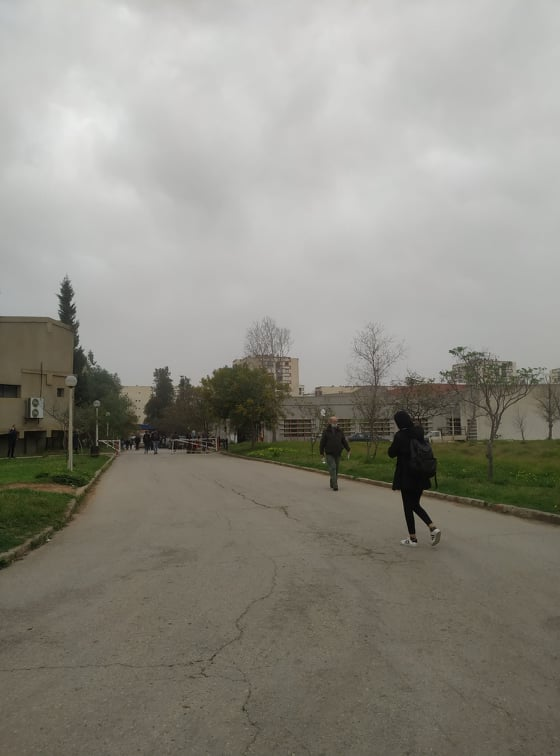
#> input picture image1.jpg, 560 x 756 px
$ python stitch_3img.py
#> lines starting #> are read from the running program, lines starting #| are printed output that depends on the picture
#reference: https://pylessons.com/OpenCV-image-stiching-continue

import cv2
import numpy as np
#original_image_right
img_r = cv2.imread('image1.jpg')
#> img_r is the input picture: shape (756, 560, 3); mean B, G, R 131.4, 140.3, 142.4
imgr = cv2.cvtColor(img_r,cv2.COLOR_BGR2GRAY)

#original_image_left
img_l = cv2.imread('image2.jpg')
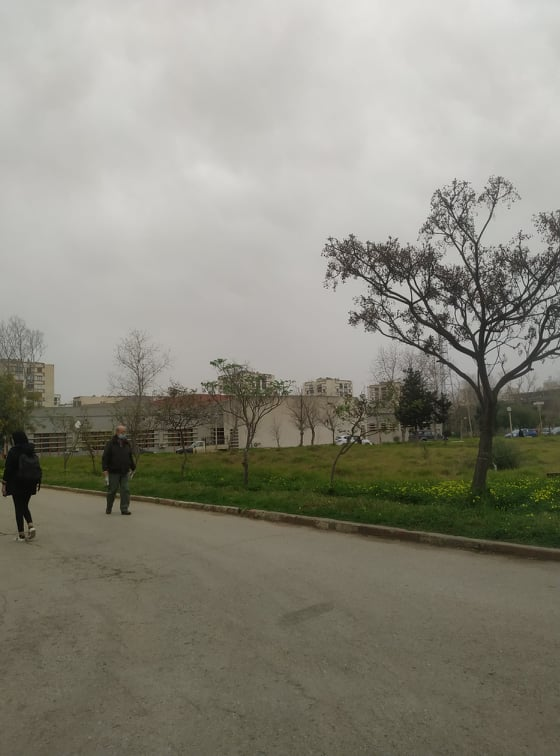
#> input picture image2.jpg, 560 x 756 px
#> img_l is the input picture: shape (756, 560, 3); mean B, G, R 124.9, 136.9, 138.6
imgl = cv2.cvtColor(img_l,cv2.COLOR_BGR2GRAY)


#reference: https://pylessons.com/OpenCV-image-stiching-continue


sift = cv2.SIFT_create()
# find key points
kpr, desr = sift.detectAndCompute(imgr,None)
#> kpr = 619 keypoints; strongest (x, y, size): (66, 293, 10.4), (237, 409, 68.3), (450, 351, 2.1), (67, 311, 11.1)
kpl, desl = sift.detectAndCompute(imgl,None)
#> kpl = 1175 keypoints; strongest (x, y, size): (487, 328, 2), (486, 333, 2.1), (477, 337, 3.2), (479, 308, 4)

cv2.imshow('original_image_left_keypoints',cv2.drawKeypoints(img_l,kpl,None))
cv2.waitKey(0)

cv2.imshow('original_image_right_keypoints',cv2.drawKeypoints(img_r,kpr,None))
cv2.waitKey(0)

match = cv2.BFMatcher()
matches = match.knnMatch(desr,desl,k=2)
#> matches = 619 matches

good = []
for m,n in matches:
    if m.distance < 0.6*n.distance:
        good.append(m)
#> after the loop, good = 63 matches

draw_params = dict(matchColor=(0,255,0),
                       singlePointColor=None,
                       flags=2)

img3 = cv2.drawMatches(img_r,kpr,img_l,kpl,good,None,**draw_params)
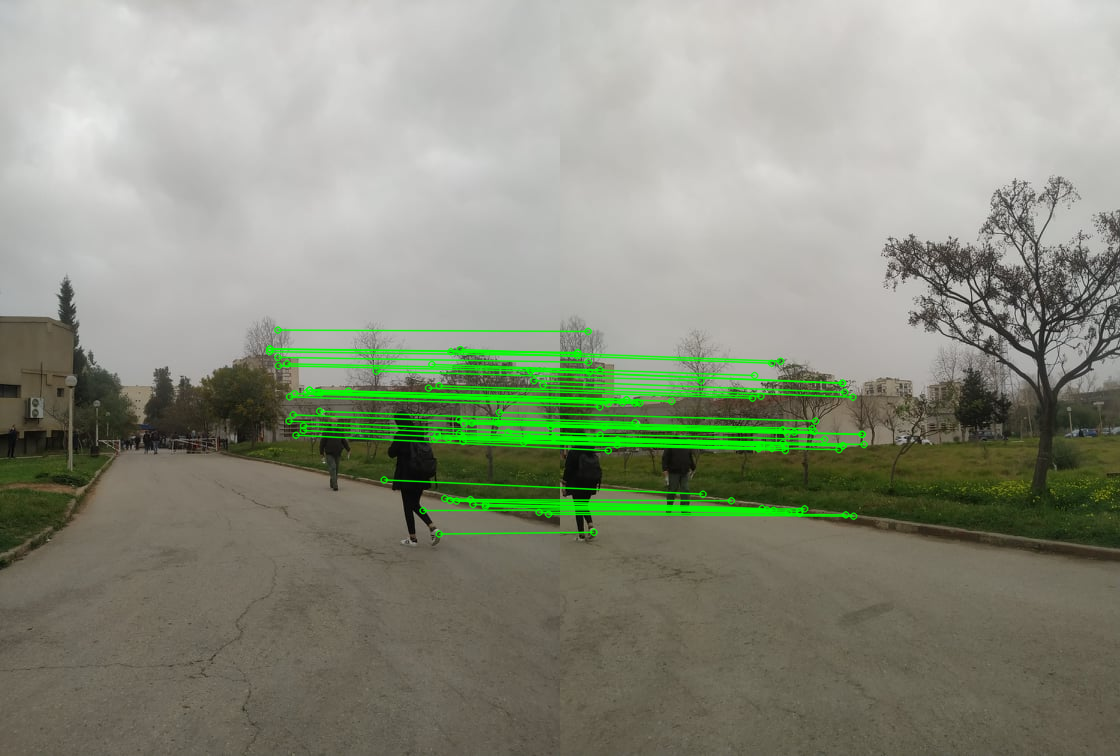
#> img3: shape (756, 1120, 3); mean B, G, R 126, 142.8, 137.9
cv2.imshow("Draw Matches Left Right.jpg", img3)
cv2.waitKey(0)

MIN_MATCH_COUNT = 10
if len(good) > MIN_MATCH_COUNT:
    src_pts = np.float32([ kpr[m.queryIdx].pt for m in good ]).reshape(-1,1,2)
#> src_pts = 63 rows, first 8: [269.1, 351.2], [269.5, 348.5], [269.5, 348.5], [277.4, 356.9], [277.5, 329.6], [278.1, 365.3], [286.5, 363.4], [288.6, 420.6]
    dst_pts = np.float32([ kpl[m.trainIdx].pt for m in good ]).reshape(-1,1,2)
#> dst_pts = 63 rows, first 8: [17.1, 355.3], [17.29, 352.2], [17.29, 352.2], [28.13, 361.8], [27.72, 330.9], [29.05, 371.6], [39.45, 369.7], [39.54, 434.6]

    M,mask = cv2.findHomography(src_pts, dst_pts, cv2.RANSAC, 5.0)
#> M = [[1.65, -0.0523, -402.2], [0.463, 1.48, -181.8], [0.00114, -2.7e-05, 1]]; mask = 63 values, max 1 at index 0, min 0 at index 24, mean 0.952

    h,w = imgr.shape
#> h = 756; w = 560
    pts = np.float32([ [0,0],[0,h-1],[w-1,h-1],[w-1,0] ]).reshape(-1,1,2)
#> pts = [[0, 0], [0, 755], [559, 755], [559, 0]]
    dst = cv2.perspectiveTransform(pts, M)
#> dst = [[-402.2, -181.8], [-450.9, 951.5], [297.1, 736.1], [317.5, 46.91]]
    imgr = cv2.polylines(imgr,[np.int32(dst)],True,255,3, cv2.LINE_AA)
#> imgr: shape (756, 560); min 0, max 255, mean 141.1
    cv2.imshow("right_image_overlapping.jpg", imgr)
    cv2.waitKey(0)
else:
    print("Not enought matches are found - %d/%d", (len(good)/MIN_MATCH_COUNT))

print(img_l.shape[1] + img_r.shape[1], img_l.shape[0])
#| 1120 756
dst = cv2.warpPerspective(img_r,M,(img_l.shape[1] + img_r.shape[1], img_l.shape[0]))
cv2.imshow("dst warpPerspective", dst)
cv2.waitKey(0)

dst[0:img_l.shape[0],0:img_l.shape[1]] = img_l
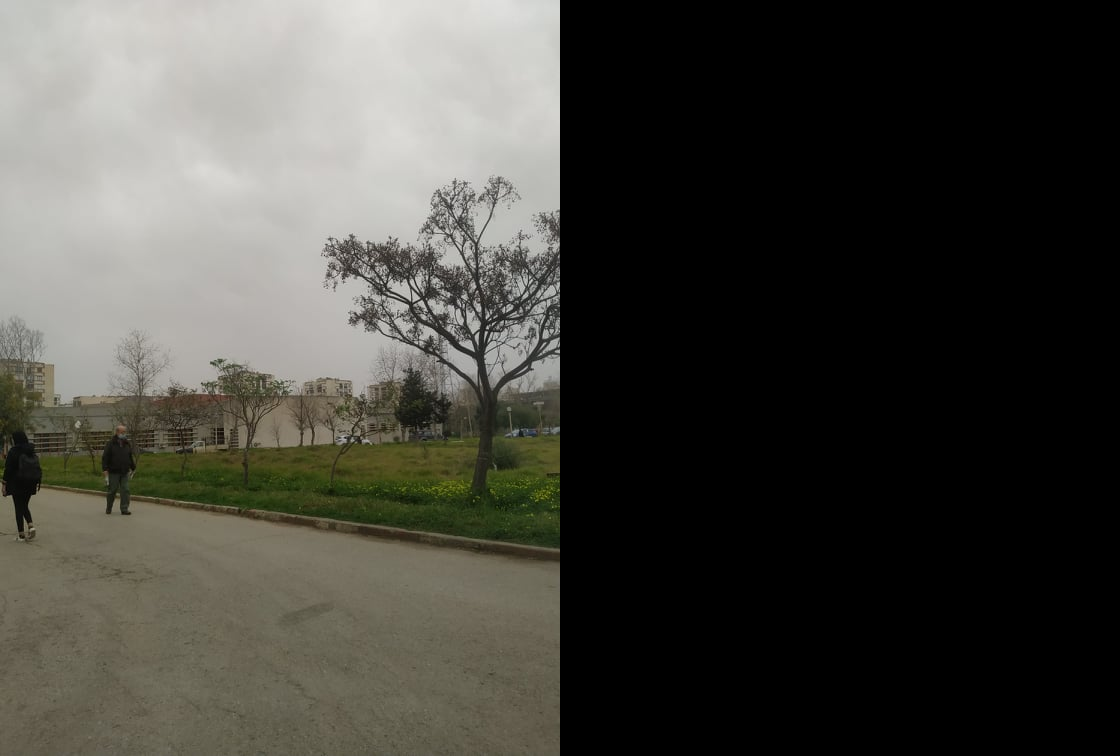
#> dst: shape (756, 1120, 3); mean B, G, R 62.5, 68.5, 69.3
cv2.imshow("add left image to the warped right.jpg", dst)
cv2.waitKey(0)

def trim(frame):
    #crop
    if not np.sum(frame[0]):
        return trim(frame[1:])
    #crop
    if not np.sum(frame[-1]):
        return trim(frame[0:-1])
    #crop
    if not np.sum(frame[:,0]):
        return trim(frame[:,1:])
    #crop
    if not np.sum(frame[:,-1]):
        return trim(frame[:,:-2])
    return frame
#https://www.w3schools.com/python/numpy/numpy_array_slicing.asp
arr = np.array([[1, 2, 3, 4, 5], [6, 7, 8, 9, 10]])
print(arr[:, -1])
print(arr[:, :-2])
print(arr[:,0])
print(arr[:,1:])
print(arr[-1])
print(arr[0:-1])
print(arr[0])
print(arr[1:])

cv2.imshow("original_image_stitched_crop.jpg", trim(dst))
cv2.waitKey(0)
cv2.imwrite("original_image_stitched_crop.jpg", trim(dst))
dst=trim(dst)

#-----------------------------------------Add the third image --------------------------------------------
#image_left_plus
print("Adding the third image ")
imglP = cv2.imread('image3.jpg')
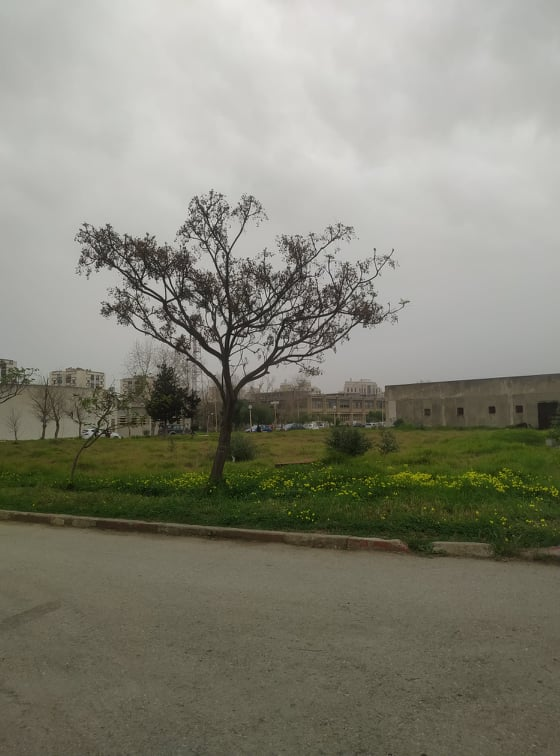
#> input picture image3.jpg, 560 x 756 px
#> imglP is the input picture: shape (756, 560, 3); mean B, G, R 118.6, 132.1, 132.5
img_lP = cv2.cvtColor(imglP,cv2.COLOR_BGR2GRAY)
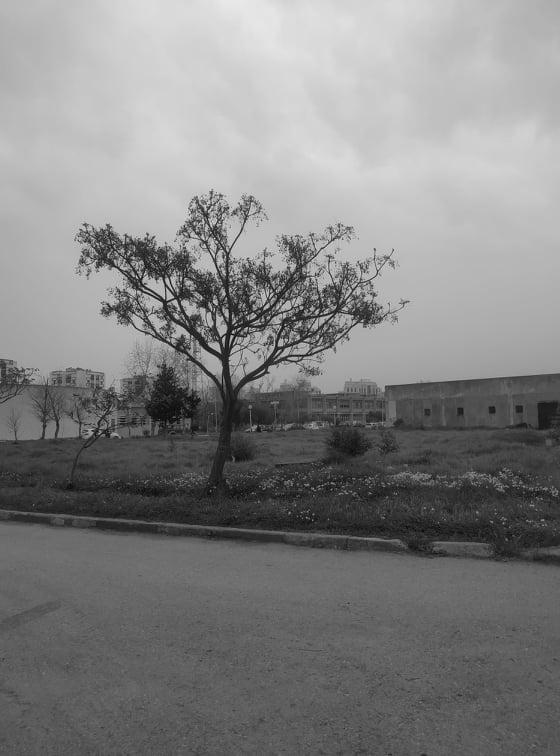
#> img_lP: shape (756, 560); min 5, max 232, mean 130.7

dst_l = cv2.cvtColor(dst, cv2.COLOR_BGR2GRAY)

goodP=[]

kplP, deslP = sift.detectAndCompute(img_lP,None)
#> kplP = 1198 keypoints; strongest (x, y, size): (233, 332, 1.8), (232, 337, 2.1), (223, 339, 2.5), (267, 306, 2.6)
kplD, deslD = sift.detectAndCompute(dst,None)
#> kplD has the same summary as kpl

cv2.imshow('original_image_right_plus_keypoints',cv2.drawKeypoints(imglP,kplP,None))
cv2.waitKey(0)

cv2.imshow('original_image_left_dst_keypoints',cv2.drawKeypoints(dst,kplD,None))
cv2.waitKey(0)


matchesP = match.knnMatch(deslP,deslD,k=2)
#> matchesP = 1198 matches

for mP,nP in matchesP:
    if mP.distance < 0.6*nP.distance:
        goodP.append(mP)
#> after the loop, goodP = 311 matches

img4 = cv2.drawMatches(dst,kplD,img_lP,kplP,goodP,None,**draw_params)
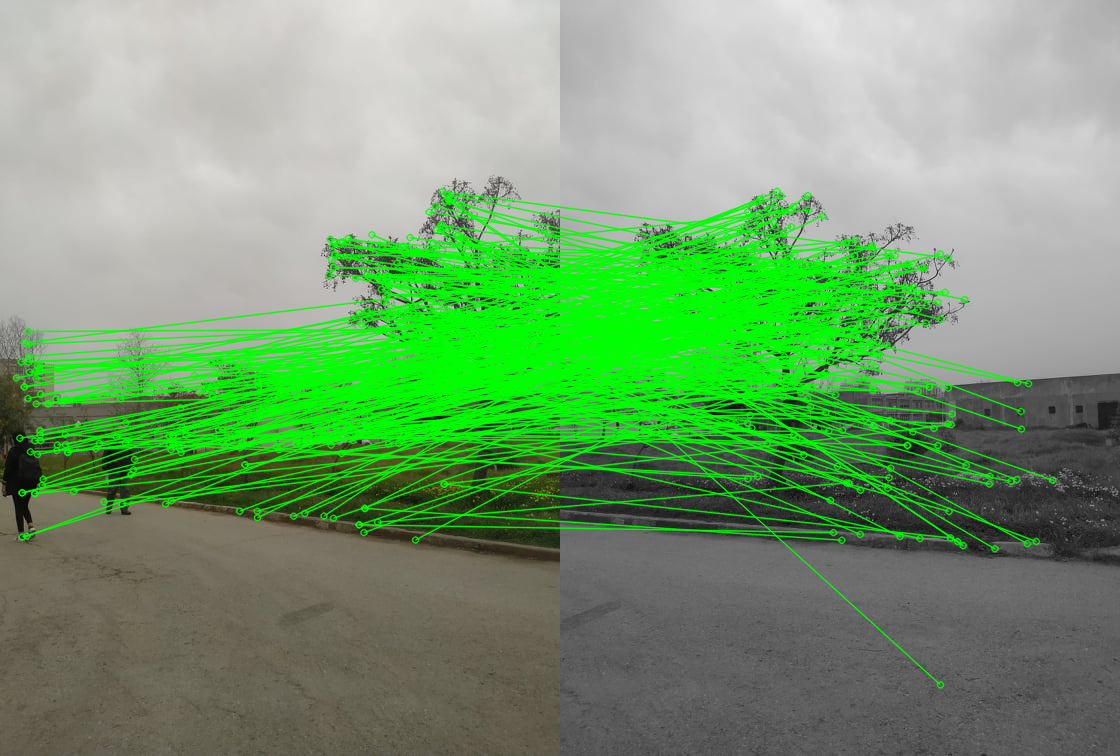
#> img4: shape (756, 1120, 3); mean B, G, R 112.2, 156, 118
cv2.imshow("Draw Matches Left Right.jpg", img4)
cv2.waitKey(0)

MIN_MATCH_COUNT = 10
if len(goodP) > MIN_MATCH_COUNT:
    src_pts = np.float32([ kplP[mP.queryIdx].pt for mP in goodP ]).reshape(-1,1,2)
#> src_pts = 311 rows, first 8: [15.56, 442.3], [19.48, 380.5], [22.97, 370.2], [22.97, 370.2], [25.05, 513.1], [28.38, 438.6], [34.46, 385.6], [36.33, 436.2]
    dst_pts = np.float32([ kplD[mP.trainIdx].pt for mP in goodP ]).reshape(-1,1,2)
#> dst_pts = 311 rows, first 8: [278.5, 449.2], [280, 392.4], [282, 382.7], [282, 382.7], [293.2, 515.7], [288.5, 445.3], [292.5, 396.7], [295.6, 443.7]

    M,mask = cv2.findHomography(src_pts, dst_pts, cv2.RANSAC, 5.0)
#> M = [[0.606, 0.0304, 248.5], [-0.324, 0.881, 52.13], [-0.000713, -3.83e-05, 1]]; mask = 311 values, max 1 at index 0, min 0 at index 188, mean 0.997

    h,w = img_lP.shape
    pts = np.float32([ [0,0],[0,h-1],[w-1,h-1],[w-1,0] ]).reshape(-1,1,2)
    dstP = cv2.perspectiveTransform(pts, M)
#> dstP = [[248.5, 52.13], [279.5, 738.5], [1065.2, 936.2], [975.9, -214]]
    imgr_lP = cv2.polylines(img_lP,[np.int32(dstP)],True,255,3, cv2.LINE_AA)
    cv2.imshow("right_image_overlapping.jpg", imgr_lP)
    cv2.waitKey(0)

else:
   print("Not enought matches are found - %d/%d", (len(goodP)/MIN_MATCH_COUNT))

print(dst.shape[1] + imglP.shape[1], dst.shape[0])
#| 1120 756
dstP = cv2.warpPerspective(imglP,M,(dst.shape[1] + imglP.shape[1], dst.shape[0]))
cv2.imshow("dst warpPerspective", dstP)
cv2.waitKey(0)

dstP[0:dst.shape[0],0:dst.shape[1]] = dst
cv2.imshow("add left image to the warped right.jpg", dstP)
cv2.waitKey(0)

arr = np.array([[1, 2, 3, 4, 5], [6, 7, 8, 9, 10]])
print(arr[:, -1])
print(arr[:, :-2])
print(arr[:,0])
print(arr[:,1:])
print(arr[-1])
print(arr[0:-1])
print(arr[0])
print(arr[1:])

cv2.imshow("original_image_stitched_crop.jpg", trim(dstP))
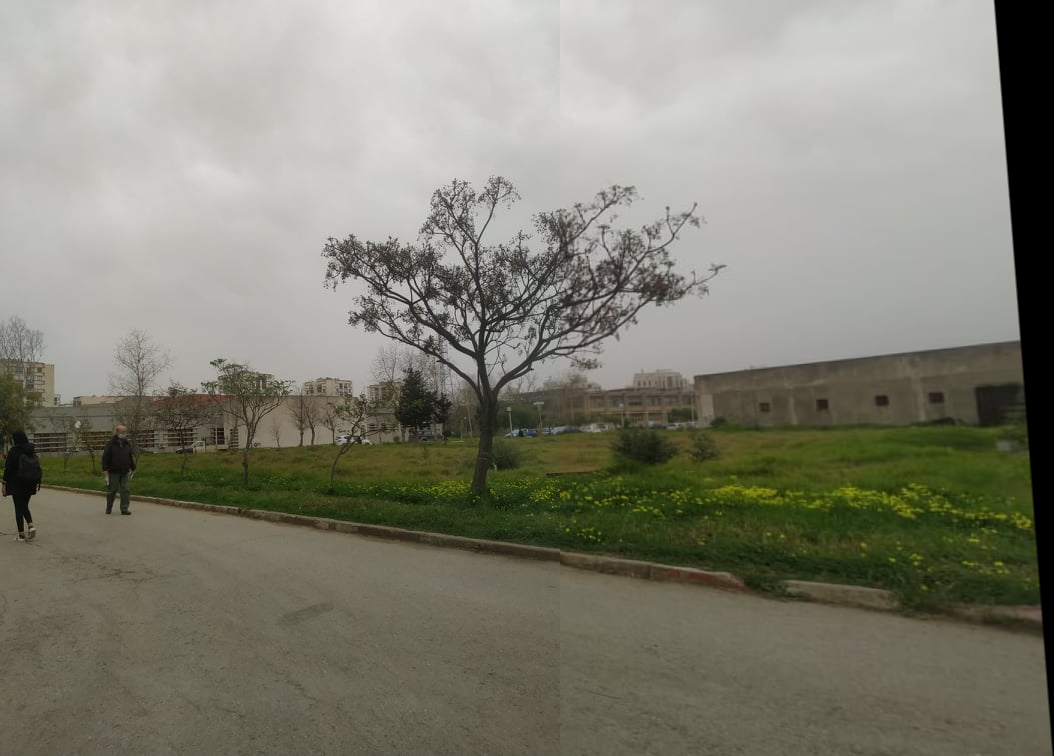
#> window 'original_image_stitched_crop.j': shape (756, 1054, 3); mean B, G, R 115.5, 128.9, 129.5
cv2.waitKey(0)
cv2.imwrite("original_image_stitched_crop.jpg", trim(dstP))
